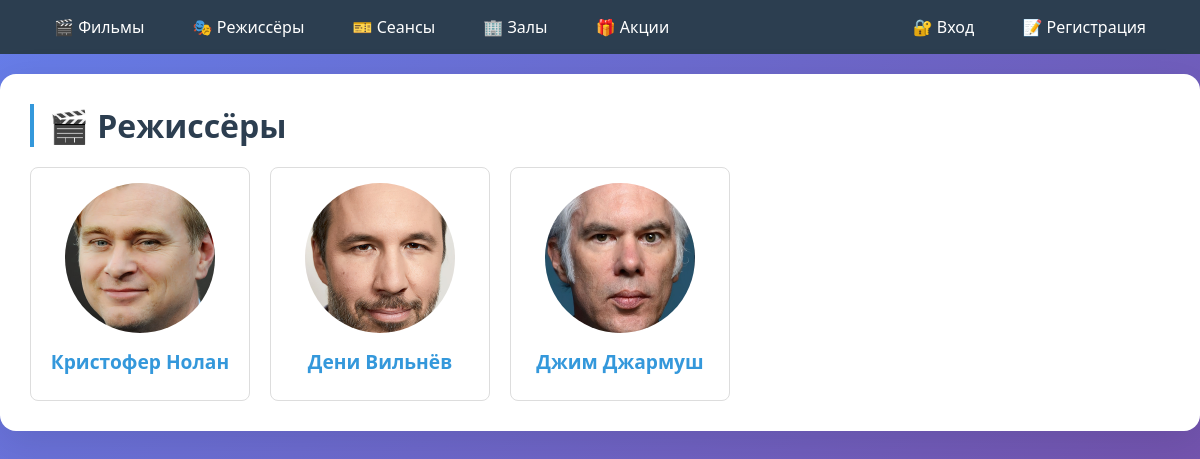
The page /directors/ on the database its author committed.
### cinema/models.py (models this page shows, shortened)
class Director(models.Model):
    name = models.CharField('Имя', max_length=200)
    birth_date = models.DateField('Дата рождения', null=True, blank=True)
    birth_place = models.CharField('Место рождения', max_length=200, blank=True)
    biography = models.TextField('Биография', blank=True)
    photo = models.ImageField('Фото', upload_to='directors/', blank=True, null=True)
    class Meta:
        verbose_name = 'Режиссёр'
        verbose_name_plural = 'Режиссёры'

### cinema/views.py (the view)
# urls.py: path('directors/', views.director_list, name='director_list'),
def director_list(request):
    directors = Director.objects.all()
    return render(request, 'cinema/director_list.html', {'directors': directors})

### cinema/templates/cinema/director_list.html (shortened to what this page needs)
{% extends 'cinema/base.html' %}
{% load static %}
{% block content %}
<h1>🎬 Режиссёры</h1>
<div class="directors-grid">
    {% for director in directors %}
    <div class="director-card">
        {% if director.photo %}
            <img src="{{ director.photo.url }}" alt="{{ director.name }}" class="director-photo">
        {% else %}
            <div class="director-photo-placeholder">
                <span>🎬</span>
            </div>
        {% endif %}
        <h3 class="director-name">
            <a href="{% url 'director_detail' director.id %}">{{ director.name }}</a>
        </h3>
    </div>
    {% endfor %}
</div>
{% endblock %}

### cinema/static/cinema/style.css (style rules this page uses)
* { margin: 0; padding: 0; box-sizing: border-box; }
body { font-family: Arial, sans-serif; background: #f5f5f5; }
h1 { margin-bottom: 20px; color: #2c3e50; }
.directors-grid { display: flex; flex-wrap: wrap; gap: 20px; margin-top: 20px; }
.director-card { width: 220px; text-align: center; border: 1px solid #ddd; border-radius: 8px; padding: 15px; }
.director-photo { width: 150px; height: 150px; object-fit: cover; border-radius: 50%; margin: 0 auto; }
.director-name { margin: 10px 0; }
a { text-decoration: none !important; }
body { font-family: 'Segoe UI', Tahoma, Geneva, Verdana, sans-serif; background: linear-gradient(135deg, #667eea 0%, #764ba2 100%); min-height: 100vh; }
a { text-decoration: none; color: #3498db; transition: all 0.3s ease; position: relative; }
h1 { font-size: 2rem; color: #2c3e50; margin-bottom: 20px; border-left: 4px solid #3498db; padding-left: 15px; }
h3 { font-size: 1.2rem; color: #34495e; margin: 15px 0 10px 0; }

### rows shown on the page
Director: photo (picture), name "Кристофер Нолан"
Director: photo (picture), name "Дени Вильнёв"
Director: photo (picture), name "Джим Джармуш"
